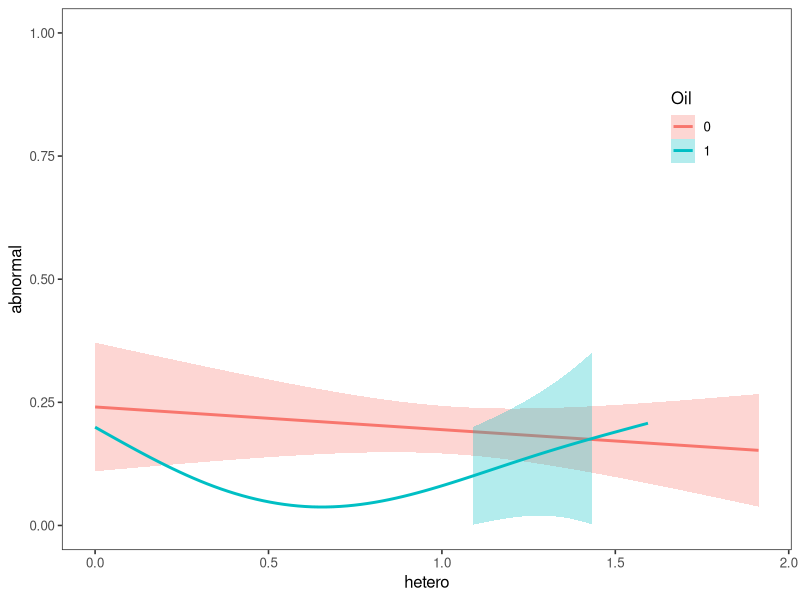
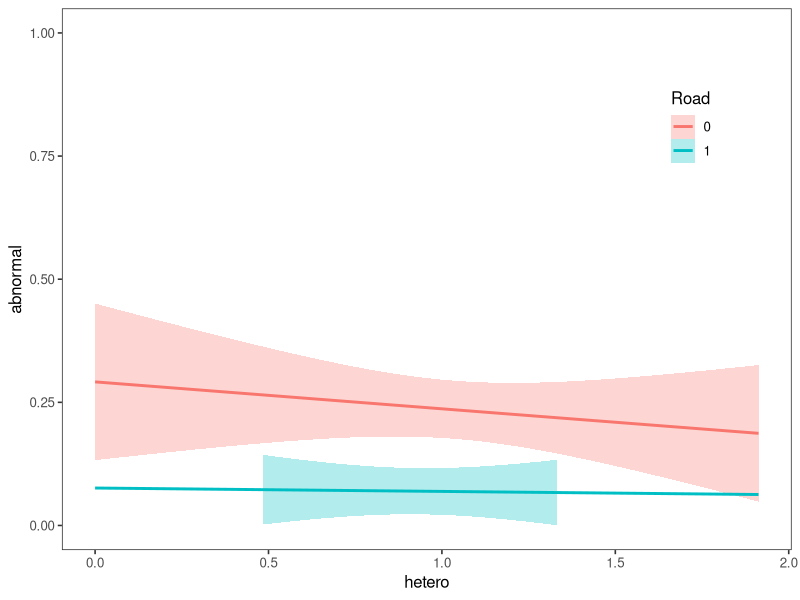
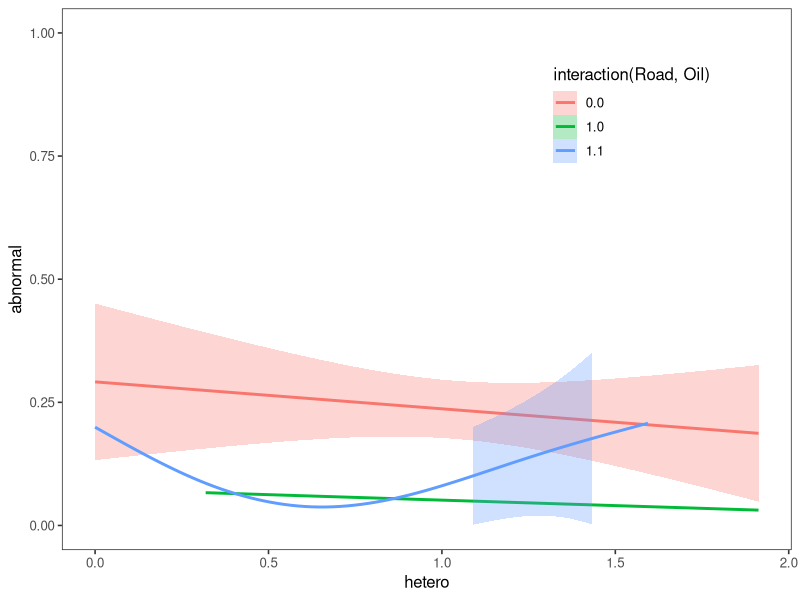

The R source for these figures, in order:
## ---- chunk 1
Htest_R.input2 <- read.csv("Htest_R input2.csv")

# change file name
dat <- Htest_R.input2
# changes column names
names(dat) <- c("pond", "id", "abnormal", "hetero", "road", "oil")

dat$Road <- factor(dat$road)
dat$Oil <- factor(dat$oil)
dat$Abnormal <- factor(dat$abnormal)
dat$Pond <- factor(dat$pond)


## ---- chunk 2
library(ggplot2)
theme_set(theme_bw(base_size=12)+theme(panel.grid.major=element_blank(), panel.grid.minor=element_blank()))

ggplot(dat, aes(hetero, abnormal, group=Oil, color=Oil, fill=Oil))+
   stat_smooth(family='binomial', method='gam', formula=y~s(x, k=4), alpha=.3)+ylim(0,1)+
   theme(legend.justification=c(1,0), legend.position=c(.9,.7))
## ---- chunk 3
ggplot(dat, aes(hetero, abnormal, group=Road, color=Road, fill=Road))+
   stat_smooth(family='binomial', method='gam', formula=y~s(x, k=4), alpha=.3)+ylim(0,1)+
   theme(legend.justification=c(1,0), legend.position=c(.9,.7))
## ---- chunk 4
ggplot(dat, aes(hetero, abnormal, group=interaction(Road, Oil), color=interaction(Road,Oil), fill=interaction(Road,Oil)))+
      stat_smooth(family='binomial', method='gam', formula=y~s(x, k=4),alpha=.3)+ylim(0,1)+
   theme(legend.justification=c(1,0), legend.position=c(.9,.7))
## ---- chunk 5
library(mgcv)
m1 <- gam(Abnormal~s(hetero)+Road+Oil, data=dat, gamma=1.4, family = binomial)
summary(m1)
## ---- chunk 6
m2 <- gam(Abnormal~s(hetero)+s(Pond, bs='re')+Road+Oil, data=dat, gamma=1.4, family = binomial)
summary(m2)
## ---- chunk 7
m3 <- gam(hetero~s(Pond, bs='re')+Road+Oil, data=dat, gamma=1.4)
summary(m3)
